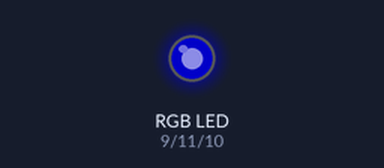
Recording of a sketch running on a simulated Arduino Uno, built with avr-gcc and run on an emulated ATmega328P. Parts: an RGB LED mixed from three pins (HIGH = lit). Dim RGB values are drawn brighter than linear.

Above: at 0.15 s.
At 39.84 s:
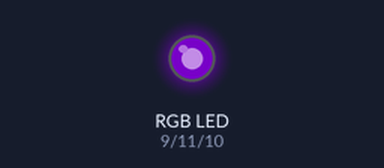
Timing chart, 0 to 40.0 s (numbered marks = the images above):
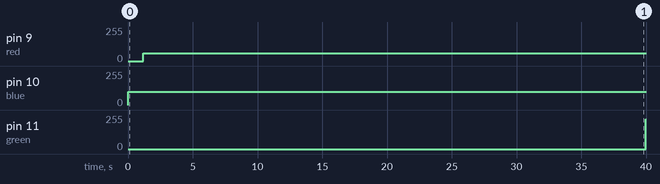

Measured:
- by itself, pin 9 (red): 0/255 → 60/255 at 1.2 s
- by itself, pin 10 (blue): 0/255 → 100/255 at 0.00 s
- by itself, pin 11 (green): 0/255 → 225/255 at 40.0 s

The sketch:

RGB_LED.ino
```cpp
// (licence header left out)
//sets LED colors to PWM(~) pins 9,10,11
const int green = 11;
const int blue = 10;
const int red = 9;

//creates varibles used for values for LED colors
int gval = 0;
int bval = 0;
int rval = 0;

void setup() {
//Turns LED pins to output
pinMode(blue, OUTPUT);
pinMode(green, OUTPUT);
pinMode(red, OUTPUT);

}

void loop() {
  analogWrite(blue, 100);

  for(rval =60; rval <=254; rval++){
  analogWrite(red, rval);
  delay(5);
  }
  for(rval = 255; rval >=60; rval = (rval - 5)){
  analogWrite(red, rval);
  delay(5);
  }

  for(gval = 0; gval <=254; gval++){
  analogWrite(green, gval);
  delay(5);
  }
  for(gval = 255; gval >=0; gval = (gval - 1)){
  analogWrite(green, gval);
  delay(5);
  }


}
```
